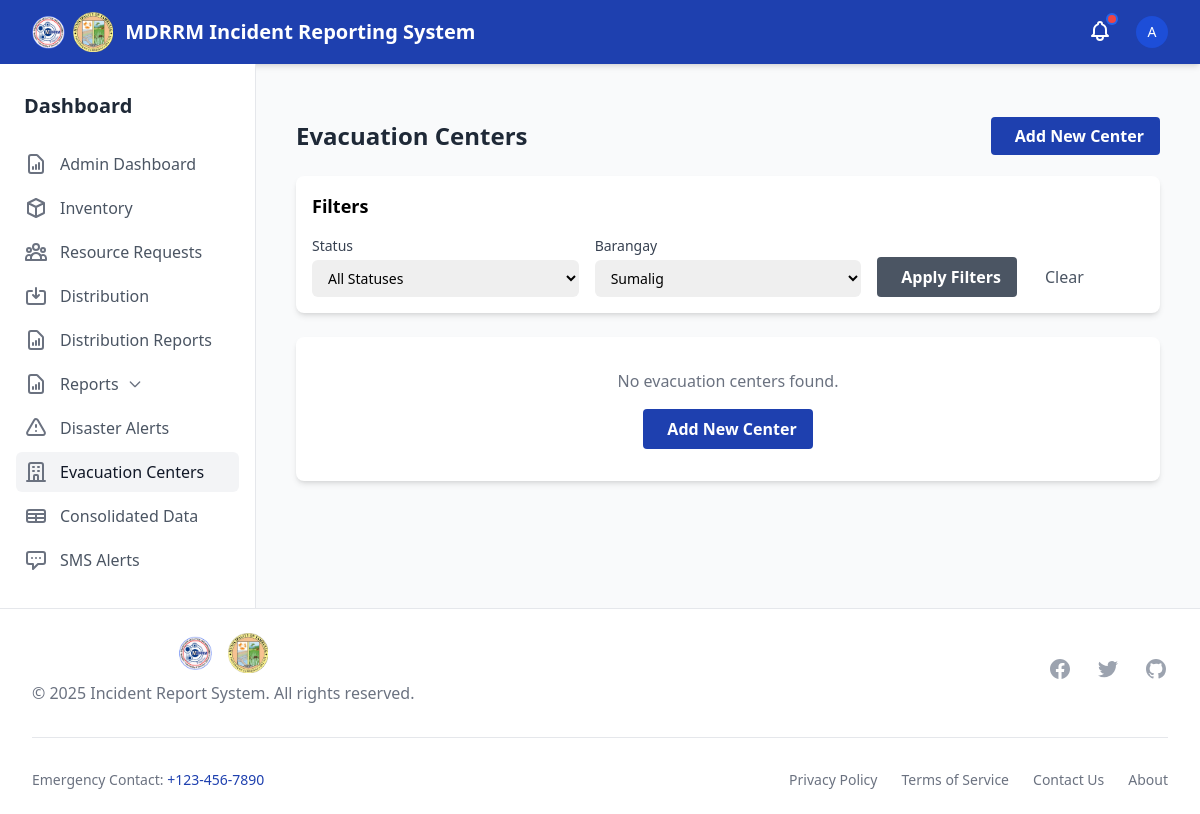
The page /evacuation-centers/?barangay=18 (signed in) on the database as committed earlier.
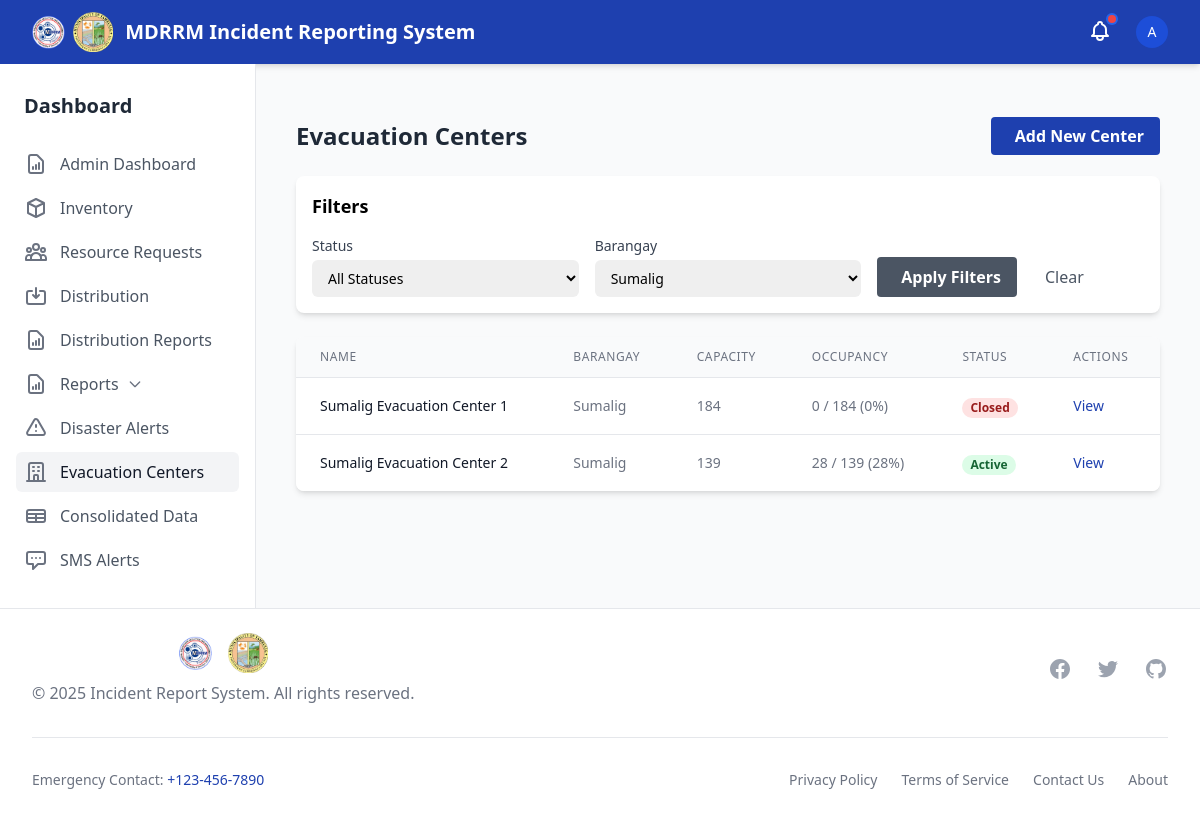
The same page on the database as committed later.
### disaster_aid/models.py (models this page shows, shortened)
class EvacuationCenter(models.Model):
    STATUS_CHOICES = (
        ('active', 'Active'),
        ('standby', 'Standby'),
        ('closed', 'Closed'),
    )
    name = models.CharField(max_length=255)
    barangay = models.ForeignKey(Barangay, on_delete=models.CASCADE, related_name='evacuation_centers')
    address = models.TextField(help_text="Detailed address of the evacuation center")
    capacity = models.PositiveIntegerField(help_text="Maximum number of people the center can accommodate")
    current_occupancy = models.PositiveIntegerField(default=0, help_text="Current number of people in the center")
    status = models.CharField(max_length=20, choices=STATUS_CHOICES, default='standby')
    manager = models.ForeignKey(User, on_delete=models.SET_NULL, null=True, blank=True,
                               help_text="Barangay captain or designated manager of this evacuation center")
    contact_info = models.CharField(max_length=255, blank=True, null=True,
                                   help_text="Contact information for the evacuation center")
    facilities = models.TextField(blank=True, null=True,
                                 help_text="Available facilities (e.g., toilets, kitchen, medical area)")
    date_created = models.DateTimeField(auto_now_add=True)
    last_updated = models.DateTimeField(auto_now=True)
    notes = models.TextField(blank=True, null=True, help_text="Additional notes about the evacuation center")

class Barangay(models.Model):
    name = models.CharField(max_length=100)
    psgc_code = models.CharField(max_length=20, unique=True)
    municipality = models.ForeignKey(Municipality, on_delete=models.CASCADE, related_name='barangays')
    class Meta:
        verbose_name_plural = "Barangays"
        ordering = ['name']

### disaster_aid/views.py (the view)
# urls.py: path('evacuation-centers/', evacuation_center_list, name='evacuation_center_list'),
@login_required
def evacuation_center_list(request):
    is_barangay_captain = False
    user_barangay = None
    try:
        profile = request.user.reporterprofile
        print(f"DEBUG - User: {request.user.username}")
        print(f"DEBUG - Has profile: {hasattr(request.user, 'reporterprofile')}")
        if hasattr(request.user, 'reporterprofile'):
            print(f"DEBUG - Profile barangay: {profile.barangay}")
            print(f"DEBUG - Is barangay captain: {profile.is_barangay_captain}")
        if profile.barangay:
            is_barangay_captain = True
            user_barangay = profile.barangay
            if not profile.is_barangay_captain:
                profile.is_barangay_captain = True
                profile.save()
                print(f"DEBUG - Updated is_barangay_captain flag for {request.user.username}")
    except Exception as e:
        print(f"DEBUG - Exception in evacuation_center_list: {str(e)}")
        import traceback
        print(traceback.format_exc())
    if not request.user.is_staff and not is_barangay_captain:
        messages.error(request, "You are not authorized to access evacuation center management.")
        return redirect('dashboard')
    if request.user.is_staff:
        centers = EvacuationCenter.objects.all().order_by('barangay__name', 'name')
    else:
        centers = EvacuationCenter.objects.filter(barangay=user_barangay).order_by('name')
    status = request.GET.get('status')
    if status:
        centers = centers.filter(status=status)
    barangay_id = request.GET.get('barangay')
    if barangay_id and request.user.is_staff:  # Only staff can filter by barangay
        centers = centers.filter(barangay_id=barangay_id)
    paginator = Paginator(centers, 10)  # Show 10 centers per page
    page_number = request.GET.get('page')
    page_obj = paginator.get_page(page_number)
    barangays = Barangay.objects.all().order_by('name') if request.user.is_staff else None
    context = {
        'page_obj': page_obj,
        'barangays': barangays,
        'status': status,
        'selected_barangay': barangay_id,
        'is_barangay_captain': is_barangay_captain,
        'user_barangay': user_barangay,
    }
    return render(request, 'evacuation/evacuation_center_list.html', context)

### templates/evacuation/evacuation_center_list.html (shortened to what this page needs)
{% extends 'base.html' %}
{% load static %}
{% block content %}
<div class="container mx-auto px-4 py-8">
    <div class="flex justify-between items-center mb-6">
        <h1 class="text-2xl font-bold text-gray-800">Evacuation Centers</h1>
        <div>
            {% if request.user.is_staff or is_barangay_captain %}
            <a href="{% url 'create_evacuation_center' %}" class="bg-primary hover:bg-primary-dark text-white font-bold py-2 px-4 rounded">
                 Add New Center
            </a>
            {% endif %}
        </div>
    </div>
    <div class="bg-white rounded-lg shadow-md p-4 mb-6">
        <h2 class="text-lg font-semibold mb-4">Filters</h2>
        <form method="get" class="grid grid-cols-1 md:grid-cols-3 gap-4">
            <div>
                <label for="status" class="block text-sm font-medium text-gray-700">Status</label>
                <select name="status" id="status" class="mt-1 block w-full pl-3 pr-10 py-2 text-base border-gray-300 focus:outline-none focus:ring-primary focus:border-primary sm:text-sm rounded-md">
                    <option value="">All Statuses</option>
                </select>
            </div>
            {% if request.user.is_staff and barangays %}
            <div>
                <label for="barangay" class="block text-sm font-medium text-gray-700">Barangay</label>
                <select name="barangay" id="barangay" class="mt-1 block w-full pl-3 pr-10 py-2 text-base border-gray-300 focus:outline-none focus:ring-primary focus:border-primary sm:text-sm rounded-md">
                    {% for barangay in barangays %}
                    <option value="{{ barangay.id }}" {% if selected_barangay == barangay.id|stringformat:"i" %}selected{% endif %}>{{ barangay.name }}</option>
                    {% endfor %}
                </select>
            </div>
            {% endif %}
            <div class="flex items-end">
                <button type="submit" class="bg-gray-600 hover:bg-gray-700 text-white font-bold py-2 px-4 rounded">
                     Apply Filters
                </button>
                <a href="{% url 'evacuation_center_list' %}" class="ml-2 text-gray-600 hover:text-gray-800 font-medium py-2 px-4">
                     Clear
                </a>
            </div>
        </form>
    </div>
    {% if page_obj %}
    <div class="bg-white rounded-lg shadow-md overflow-hidden">
        <table class="min-w-full divide-y divide-gray-200">
            <thead class="bg-gray-50">
                <tr>
                    <th scope="col" class="px-6 py-3 text-left text-xs font-medium text-gray-500 uppercase tracking-wider">Name</th>
                    <th scope="col" class="px-6 py-3 text-left text-xs font-medium text-gray-500 uppercase tracking-wider">Barangay</th>
                    <th scope="col" class="px-6 py-3 text-left text-xs font-medium text-gray-500 uppercase tracking-wider">Capacity</th>
                    <th scope="col" class="px-6 py-3 text-left text-xs font-medium text-gray-500 uppercase tracking-wider">Occupancy</th>
                    <th scope="col" class="px-6 py-3 text-left text-xs font-medium text-gray-500 uppercase tracking-wider">Status</th>
                    <th scope="col" class="px-6 py-3 text-left text-xs font-medium text-gray-500 uppercase tracking-wider">Actions</th>
                </tr>
            </thead>
            <tbody class="bg-white divide-y divide-gray-200">
                {% for center in page_obj %}
                <tr>
                    <td class="px-6 py-4 whitespace-nowrap">
                        <div class="text-sm font-medium text-gray-900">{{ center.name }}</div>
                    </td>
                    <td class="px-6 py-4 whitespace-nowrap">
                        <div class="text-sm text-gray-500">{{ center.barangay.name }}</div>
                    </td>
                    <td class="px-6 py-4 whitespace-nowrap">
                        <div class="text-sm text-gray-500">{{ center.capacity }}</div>
                    </td>
                    <td class="px-6 py-4 whitespace-nowrap">
                        <div class="text-sm text-gray-500">
                            {{ center.current_occupancy }} / {{ center.capacity }}
                            {% if center.capacity > 0 %}
                                ({{ center.current_occupancy|floatformat:0|default:0|add:0|divisibleby:center.capacity|yesno:","|default:center.current_occupancy|add:0|floatformat:0 }}%)
                            {% else %}
                                (0%)
                            {% endif %}
                        </div>
                    </td>
                    <td class="px-6 py-4 whitespace-nowrap">
                        {% if center.status == 'active' %}
                        <span class="px-2 inline-flex text-xs leading-5 font-semibold rounded-full bg-green-100 text-green-800">
                            Active
                        </span>
                        {% elif center.status == 'standby' %}
                        <span class="px-2 inline-flex text-xs leading-5 font-semibold rounded-full bg-yellow-100 text-yellow-800">
                            Standby
                        </span>
                        {% else %}
                        <span class="px-2 inline-flex text-xs leading-5 font-semibold rounded-full bg-red-100 text-red-800">
                            Closed
                        </span>
                        {% endif %}
                    </td>
                    <td class="px-6 py-4 whitespace-nowrap text-sm font-medium">
                        <a href="{% url 'evacuation_center_detail' center.id %}" class="text-primary hover:text-primary-dark mr-3">View</a>
                    </td>
                </tr>
                {% endfor %}
            </tbody>
        </table>
    </div>
    {% else %}
    <div class="bg-white rounded-lg shadow-md p-8 text-center">
        <p class="text-gray-500 mb-4">No evacuation centers found.</p>
        {% if request.user.is_staff or is_barangay_captain %}
        <a href="{% url 'create_evacuation_center' %}" class="inline-block bg-primary hover:bg-primary-dark text-white font-bold py-2 px-4 rounded">
             Add New Center
        </a>
        {% endif %}
    </div>
    {% endif %}
</div>
{% endblock %}

### templates/components/navbar.html (shortened to what this page needs)
<nav class="bg-primary text-white shadow-md" x-data="{ mobileMenuOpen: false }">
    <div class="max-w-7xl mx-auto px-4 sm:px-6 lg:px-8">
        <div class="flex justify-between h-16">
            <div class="flex">
                <div class="flex-shrink-0 flex items-center space-x-3">
                    <div class="flex items-center space-x-2">
                        <img src="/static/logo/mdrrmc_logo.png" alt="MDRRMC Logo" class="h-10 w-auto">
                        <img src="/static/logo/lgu_logo.png" alt="LGU Logo" class="h-10 w-auto">
                    </div>
                    <a href="{% url 'home' %}" class="font-bold text-xl">MDRRM Incident Reporting System</a>
                </div>
            </div>
            <div class="flex items-center">
                {% include 'components/notifications.html' %}
                {% if user.is_authenticated %}
                <div class="ml-3 relative" x-data="{ open: false }">
                    <div class="flex items-center">
                        <button @click="open = !open" class="flex text-sm rounded-full focus:outline-none focus:ring-2 focus:ring-offset-2 focus:ring-offset-blue-800 focus:ring-white">
                            {% if user.reporterprofile.profile_image %}
                            <img class="h-8 w-8 rounded-full object-cover" src="{{ user.reporterprofile.profile_image.url }}" alt="{{ user.username }}">
                            {% else %}
                            <div class="h-8 w-8 rounded-full bg-blue-700 flex items-center justify-center">
                                <span class="text-sm font-medium">{{ user.username|first|upper }}</span>
                            </div>
                            {% endif %}
                        </button>
                    </div>
                </div>
                {% endif %}
            </div>
        </div>
    </div>
</nav>

Rows that differ between the two databases and show on the page:
added EvacuationCenter: name "Sumalig Evacuation Center 1", barangay.name "Sumalig", capacity "184", current_occupancy "0", current_occupancy|add "0", status "Closed"
added EvacuationCenter: name "Sumalig Evacuation Center 2", barangay.name "Sumalig", capacity "139", current_occupancy "28", current_occupancy|add "28", status "Active"
Other text that changed with them:
text no longer shown: "No evacuation centers found. Add New Center"
text now shown: "NAME BARANGAY CAPACITY OCCUPANCY STATUS ACTIONS"
